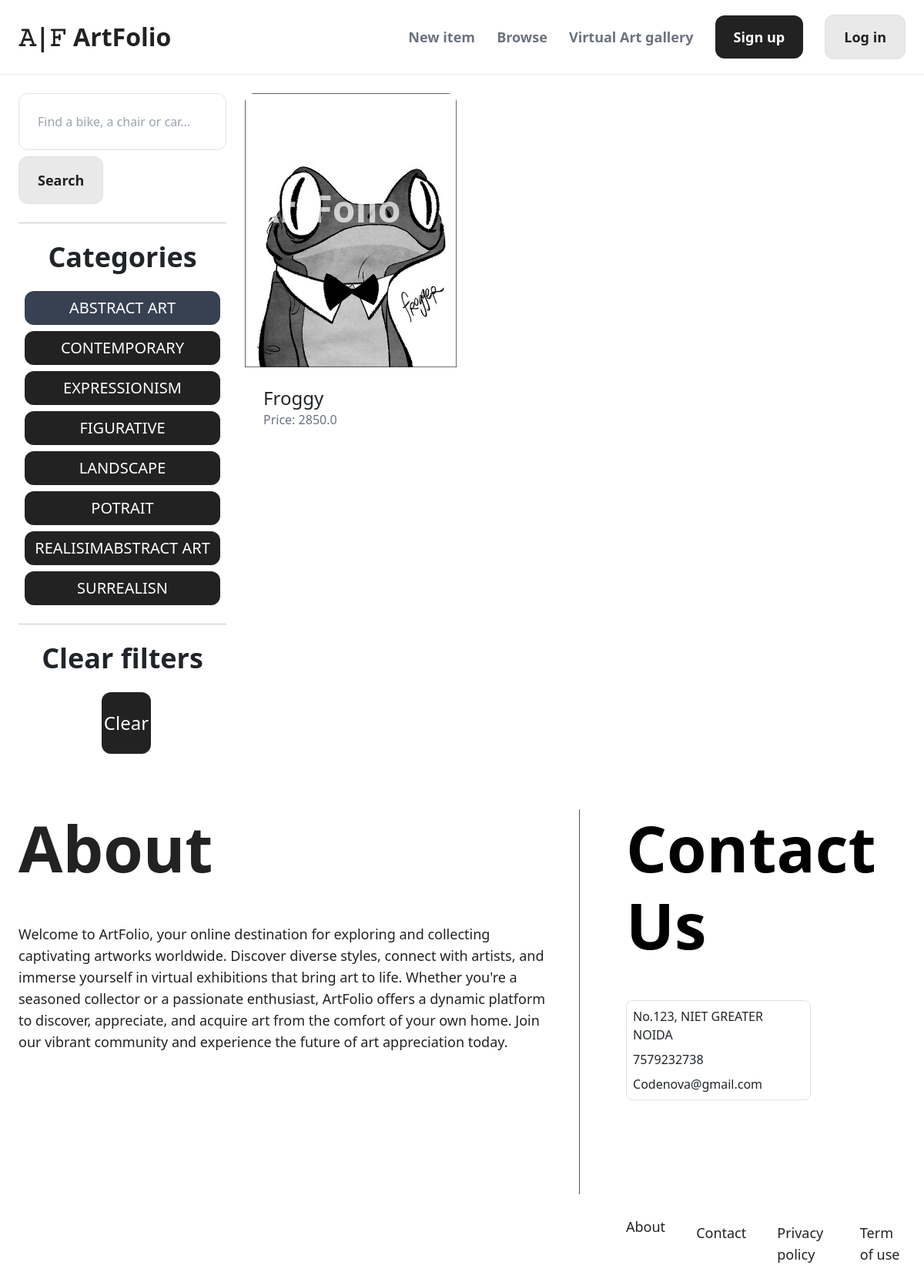
Page /items/?query=&category=1 on the earlier database version.
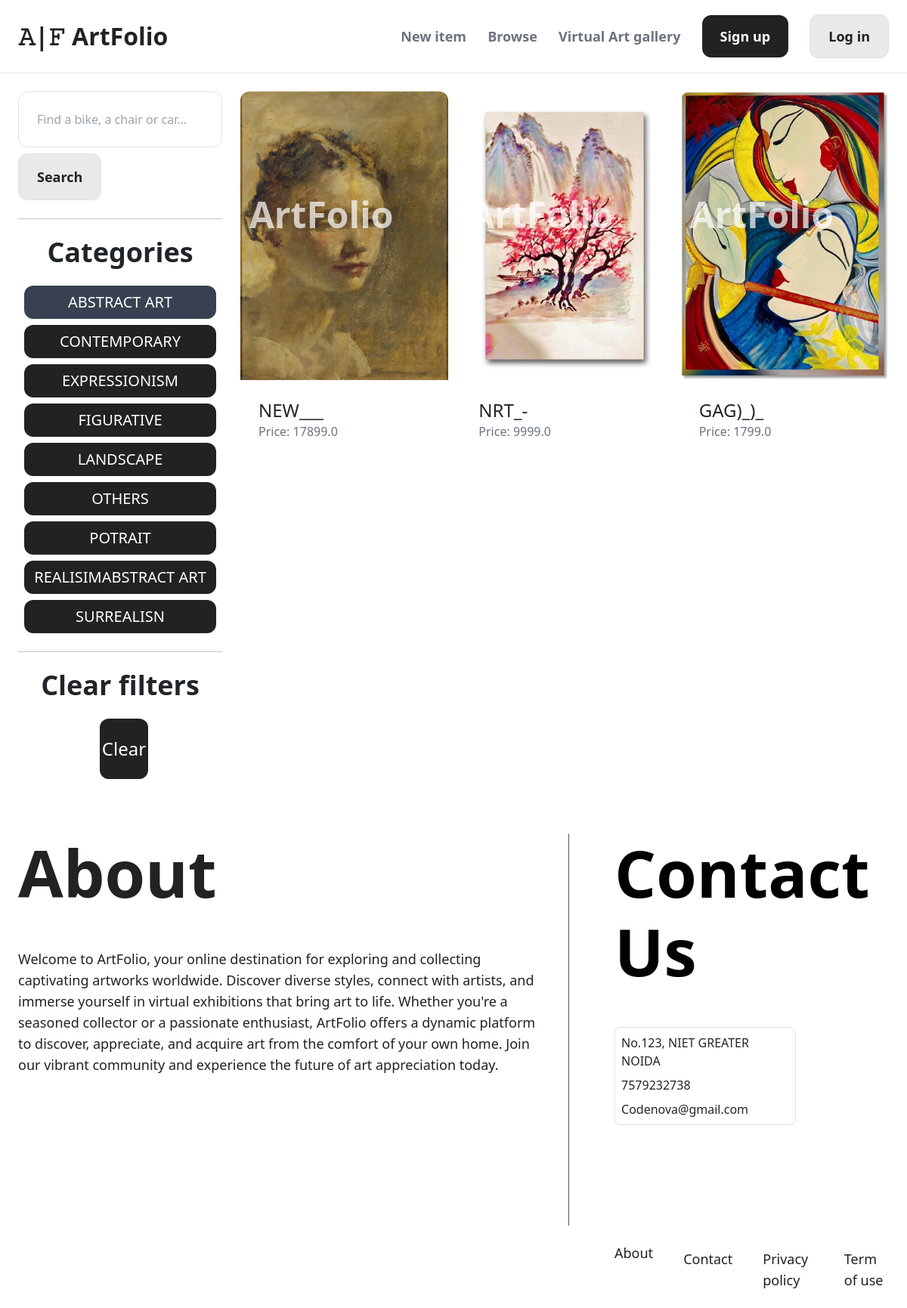
Same page on the later database version.
### item/models.py (models this page shows, shortened)
class Category(models.Model):
    name = models.CharField(max_length=255)
    class Meta:
        ordering = ('name',)
        verbose_name_plural = 'Categories'

class Item(models.Model):
    category = models.ForeignKey(Category, related_name='items', on_delete=models.CASCADE)
    name = models.CharField(max_length=255)
    description = models.TextField(blank=True, null=True)
    price = models.FloatField()
    image = models.ImageField(upload_to='item_images', blank=True, null=True)
    is_sold = models.BooleanField(default=False)
    created_by = models.ForeignKey(User, related_name='items', on_delete=models.CASCADE)
    created_at = models.DateTimeField(auto_now_add=True)

### item/views.py (the view)
# urls.py: path('', views.items, name='items'),
def items(request):
    query = request.GET.get('query', '')
    category_id = request.GET.get('category', 0)
    categories = Category.objects.all()
    items = Item.objects.filter(is_sold=False)
    if category_id:
        items = items.filter(category_id=category_id)
    if query:
        items = items.filter(Q(name__icontains=query) | Q(description__icontains=query))
    return render(request, 'item/items.html', {
        'items': items,
        'query': query,
        'categories': categories,
        'category_id': int(category_id)
    })

### item/templates/item/items.html (shortened to what this page needs)
{% extends 'core/base.html' %}
{% block content %}
    <div class="pb-6 grid grid-cols-4 gap-4">
        <div class="col-span-1">
            <form method="get" action="{% url 'item:items' %}">
                <input name="query" class="w-full py-4 px-6 border rounded-xl" type="text" value="{{ query }}" placeholder="Find a bike, a chair or car...">
                <button class="mt-2 px-6 py-3 text-lg text-[#222222] font-semibold bg-[#E9E9E9] border border-[#222222] rounded-xl hover:bg-[#222222] hover:text-[#E9E9E9] transition-colors duration-500">Search</button>
            </form>
            <hr class="my-6">
            <p class="font-semibold text-4xl text-center mb-4">Categories</p>
            <ul>
                {% for category in categories %}
                    <li class="py-2 px-2 rounded-xl text-center text-xl uppercase m-2 bg-[#222222] text-white ml-2{% if category.id == category_id %} bg-gray-700 {% endif %}">
                        <a href="{% url 'item:items' %}?query={{ query }}&category={{ category.id }}">{{ category.name }}</a>
                    </li>
                {% endfor %}
            </ul>
            <hr class="my-6">
            <p class="font-semibold text-4xl text-center">Clear filters</p>
            <ul>
                <li><a href="{% url 'item:items' %}" class="mt-2 py-4 px-8 inline-block w-[5vw] bg-[#222222] ml-[40%] mt-4 flex justify-center items-center text-2xl rounded-xl text-white">Clear</a>
        </div>
        <div class="col-span-3">
            <div class="grid grid-cols-3 gap-3">
                {% for item in items %}
                    <div>
                        <a href="{% url 'item:detail' item.id %}">
                            <div class="relative">
                                <img src="{{ item.image.url }}" class="rounded-t-xl">
                                <span class="absolute bottom-[50%] right-[25%] text-[#fff] text-5xl font-semibold opacity-70 p-1">ArtFolio</span>
                            </div>
                            <div class="p-6 bg-white rounded-b-xl">
                                <h2 class="text-2xl">{{ item.name }}</h2>
                                <p class="text-gray-500">Price: {{ item.price }}</p>
                            </div>
                        </a>
                    </div>
                {% endfor %}
            </div>
        </div>
    </div>
{% endblock %}

### core/templates/core/base.html (shortened to what this page needs)
<!doctype html>
<html>
    <head>
        <script src="https://cdn.tailwindcss.com"></script>
        <link rel="stylesheet" href="https://cdnjs.cloudflare.com/ajax/libs/font-awesome/5.15.4/css/all.min.css">
        <link href="https://cdn.jsdelivr.net/npm/bootstrap@5.3.1/dist/css/bootstrap.min.css" rel="stylesheet"
>
    </head>
    <body class="bg-fixed" style="background-image: url('https://t4.ftcdn.net/jpg/02/10/62/63/240_F_210626304_asFbznBXrt7ZR9TuxdH7KocnM5JeCg6c.jpg');">
        <nav class="py-6 px-6 flex justify-between items-center border-b border-gray-200">
            <a href="/" class="text-[32px] text-[#222222] font-semibold font-semibold">𝙰|𝙵 ArtFolio</a>
            <div class="space-x-6">
                <a href="{% url 'item:new' %}" class="text-lg text-gray-500 font-semibold hover:text-gray-900 hover:text-xl transition-size duration-500">New item</a>
                <a href="{% url 'item:items' %}" class="text-lg text-gray-500 font-semibold hover:text-gray-900 hover:text-xl transition-size duration-500">Browse</a>
                <a href="https://deepanshu112.github.io/-d-virtual-gallary/" class="text-lg text-gray-500 font-semibold hover:text-gray-900 hover:text-xl transition-size duration-500">Virtual Art gallery</a>
                {% if request.user.is_authenticated %}
                    <a href="{% url 'conversation:inbox' %}" class="px-6 py-3 text-lg font-semibold bg-[#222222] text-white rounded-xl hover:bg-[#383838] transition-colors duration-500">Inbox</a>
                    <a href="{% url 'dashboard:index' %}" class="px-6 py-3 text-lg text-[#222222] font-semibold bg-[#E9E9E9] border border-[#222222] rounded-xl hover:bg-[#222222] hover:text-[#E9E9E9] transition-colors duration-500">Dashboard</a>
                {% else %}
                    <a href="{% url 'core:signup' %}" class="px-6 py-3 text-lg font-semibold bg-[#222222] text-white rounded-xl hover:bg-[#383838] transition-colors duration-500">Sign up</a>
                    <a href="{% url 'core:login' %}" class="px-6 py-3 border border-[#222222] text-lg text-[#222222] font-semibold bg-[#E9E9E9] rounded-xl hover:bg-[#222222] hover:text-[#E9E9E9] transition-colors duration-500">Log in</a>
                {% endif %}
            </div>
          </nav>
        <div class="px-6 py-6">
            {% block content %}
            {% endblock %}
        </div>
        <footer class="py-6 px-6 flex justify-between rounded-lg ">
            <div class="w-2/3 pr-10">
                <h3 class="mb-5 font-semibold text-[#222222] text-[5vh]">About</h3>
                <p class="text-lg text-[#222222]">Welcome to ArtFolio, your online destination for exploring and collecting captivating artworks worldwide. Discover diverse styles, connect with artists, and immerse yourself in virtual exhibitions that bring art to life. Whether you're a seasoned collector or a passionate enthusiast, ArtFolio offers a dynamic platform to discover, appreciate, and acquire art from the comfort of your own home. Join our vibrant community and experience the future of art appreciation today.</p>
            </div>
            <div class="w-1/3">
                <h3 class="mb-5 font-semibold text-[#010101] text-[5vh]">Contact Us</h3>
                <div class="border border-[#010101] rounded-lg w-[20vw]">
                    <p class="m-2">No.123, NIET GREATER NOIDA</p>
                    <p class="m-2">7579232738</p>
                    <p class="m-2">Codenova@gmail.com</p>
                </div>
                <ul class="space-y-2 flex gap-10 mt-[9vh]">
                    <li><a href="#" class="text-lg text-[#222222] hover:text-[#010101]">About</a></li>
                    <li><a href="{% url 'core:contact' %}" class="text-lg text-[#222222] hover:text-[#010101]">Contact</a></li>
                    <li><a href="#" class="text-lg text-[#222222] hover:text-[#010101]">Privacy policy</a></li>
                    <li><a href="#" class="text-lg text-[#222222] hover:text-[#010101]">Term of use</a></li>
                </ul>
            </div>
        </footer>
    </body>
</html>

Differences in the rows shown:
removed Item: image (picture), name "Froggy", price "2850.0"
added Category: name "OTHERS"
added Item: image (picture), name "NEW___", price "17899.0"
added Item: image (picture), name "NRT_-", price "9999.0"
added Item: image (picture), name "GAG)_)_", price "1799.0"
